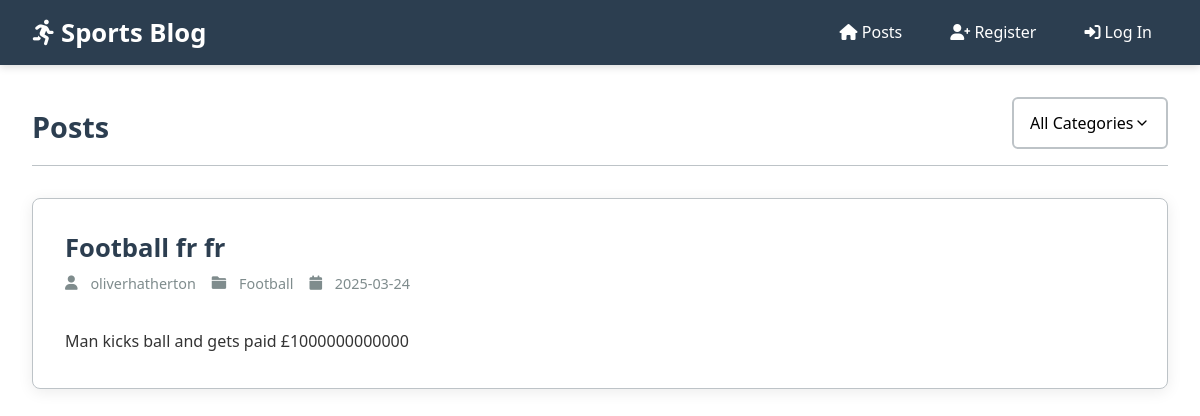
/blog/, run on an earlier commit of the app's database.
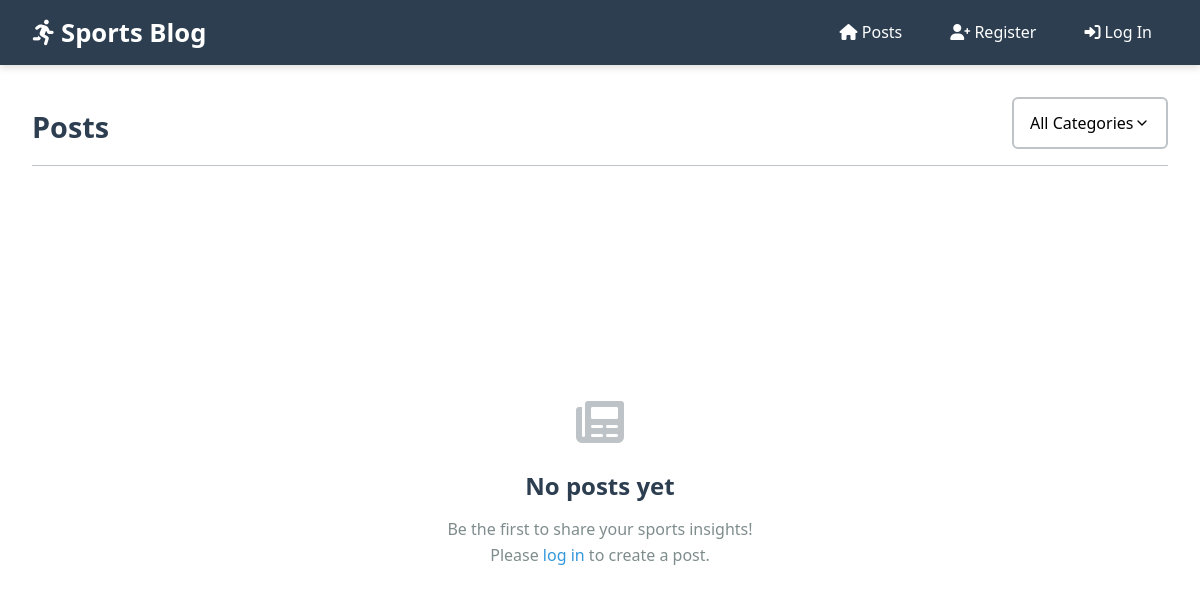
And on a later commit of the database.
### tables this page shows
CREATE TABLE post (
  id INTEGER PRIMARY KEY AUTOINCREMENT,
  author_id INTEGER NOT NULL,
  created TIMESTAMP NOT NULL DEFAULT CURRENT_TIMESTAMP,
  title TEXT NOT NULL,
  body TEXT NOT NULL,
  category_id INTEGER NOT NULL,
  FOREIGN KEY (category_id) REFERENCES category (id),
  FOREIGN KEY (author_id) REFERENCES user (id)
);

CREATE TABLE user (
  id INTEGER PRIMARY KEY AUTOINCREMENT,
  username TEXT UNIQUE NOT NULL,
  password TEXT NOT NULL
);

CREATE TABLE category (
  id INTEGER PRIMARY KEY AUTOINCREMENT,
  name TEXT NOT NULL UNIQUE
);

### sports_blog/blog.py (the view)
@bp.route('/')
def index():
    db = get_db()
    category_id = request.args.get('category', type=int)
    categories = db.execute('SELECT id, name FROM category ORDER BY name').fetchall()
    query = '''SELECT p.id, title, body, created, author_id, username, c.id AS category_id, c.name AS category_name
               FROM post p JOIN user u ON p.author_id = u.id
               LEFT JOIN category c ON p.category_id = c.id'''
    params = []
    if category_id:
        query += ' WHERE c.id = ?'
        params.append(category_id)
    query += ' ORDER BY created DESC'
    posts = db.execute(query, params).fetchall()
    new_posts = []
    for post in posts:
        post = dict(post)
        post["body"] = markdown(post["body"])
        new_posts.append(post)
    return render_template('blog/index.html',
                         posts=new_posts,
                         categories=categories,
                         selected_category=category_id)

### sports_blog/auth.py (called while the page is built)
@bp.before_app_request
def load_logged_in_user():
    user_id = session.get('user_id')
    if user_id is None:
        g.user = None
    else:
        g.user = get_db().execute(
            'SELECT * FROM user WHERE id = ?', (user_id,)
        ).fetchone()

### sports_blog/db.py (called while the page is built)
def get_db():
    if 'db' not in g:
        g.db = sqlite3.connect(
            current_app.config['DATABASE'],
            detect_types=sqlite3.PARSE_DECLTYPES
        )
        g.db.row_factory = sqlite3.Row
    return g.db

### sports_blog/templates/blog/index.html (shortened to what this page needs)
{% extends 'base.html' %}
{% block header %}
<div style="display: flex; justify-content: space-between; align-items: center; width: 100%;">
  <h1>{% block title %}Posts{% endblock %}</h1>
  <div style="display: flex; gap: 1rem; align-items: stretch;">
    <form method="get" style="margin: 0; display: flex; position: relative;">
      <select name="category" class="form-select" onchange="this.form.submit()"
        style="white-space: nowrap; padding-right: 2rem;">
        <option value="">All Categories</option>
      </select>
    </form>
  </div>
</div>
{% endblock %}
{% block content %}
<div class="posts-container">
  {% if posts %} {% for post in posts %}
  <article class="post">
    <header>
      <div>
        <h1>{{ post['title'] }}</h1>
        <div class="about">
          <i class="fas fa-user"></i> {{ post['username'] }}
          <i class="fas fa-folder ml-2"></i> {{ post['category_name'] }}
          <i class="fas fa-calendar ml-2"></i> {{
          post['created'].strftime('%Y-%m-%d') }}
        </div>
      </div>
    </header>
    <div class="body">{{ post['body'] | safe }}</div>
  </article>
   {% endfor %} {% else %}
  <div class="empty-state">
    <i class="fas fa-newspaper fa-3x"></i>
    <h2>No posts yet</h2>
    <p>Be the first to share your sports insights!</p>
    {% if g.user %}
    <a class="action mt-3" href="{{ url_for('blog.create') }}">Create a post</a>
    {% else %}
    <p>
      Please <a href="{{ url_for('auth.login') }}">log in</a> to create a post.
    </p>
    {% endif %}
  </div>
  {% endif %}
</div>
{% endblock %}

### sports_blog/templates/base.html (shortened to what this page needs)
<!DOCTYPE html>
<html lang="en">
<head>
  <link rel="stylesheet" href="https://cdnjs.cloudflare.com/ajax/libs/font-awesome/6.0.0/css/all.min.css" />
  <link rel="stylesheet" href="{{ url_for('static', filename='style.css') }}" />
</head>
<body>
  <nav>
    <h1><a href="{{ url_for('home.index') }}" style="text-decoration: none; color: #fff;"><i class="fas fa-running"></i>
        Sports
        Blog</a></h1>
    <ul>
      <li>
        <a href="{{ url_for('blog.index') }}"><i class="fas fa-home"></i> Posts</a>
      </li>
      {% if g.user %}
      <li>
        <a href="{{ url_for('blog.account') }}"><span><i class="fas fa-user"></i> {{ g.user['username'] }}</span></a>
      </li>
      <li>
        <a href="{{ url_for('auth.logout') }}"><i class="fas fa-sign-out-alt"></i> Log Out</a>
      </li>
      {% else %}
      <li>
        <a href="{{ url_for('auth.register') }}"><i class="fas fa-user-plus"></i> Register</a>
      </li>
      <li>
        <a href="{{ url_for('auth.login') }}"><i class="fas fa-sign-in-alt"></i> Log In</a>
      </li>
      {% endif %}
  </nav>
  <section class="content">
    <header>{% block header %}{% endblock %}</header>
     {% block content %}{% endblock %}
  </section>
</body>
</html>

### sports_blog/static/style.css (style rules this page uses)
:root { --primary: #3498db; --primary-dark: #2980b9; --secondary: #2c3e50; --light-bg: #eaeef2; --white: #ffffff; --text: #333333; --light-text: #7f8c8d; --danger: #e74c3c; --border: #bdc3c7; --success: #27ae60; --hover-bg: #f5f7fa; }
* { box-sizing: border-box; margin: 0; padding: 0; }
html { font-family: system-ui, -apple-system, BlinkMacSystemFont, "Segoe UI", Roboto, Oxygen, Ubuntu, Cantarell, "Open Sans", "Helvetica Neue", sans-serif; background: var(--light-bg); line-height: 1.6; height: 100%; }
body { max-width: 1200px; margin: 0 auto; background: var(--white); box-shadow: 0 4px 20px rgba(0, 0, 0, 0.1); color: var(--text); min-height: 100%; display: flex; flex-direction: column; }
h1, h2, h3, h4, h5 { font-weight: 600; color: var(--secondary); margin-bottom: 0.5rem; line-height: 1.3; }
h1 { font-size: 1.8rem; }
a { color: var(--primary); text-decoration: none; transition: all 0.3s ease; }
nav { background: var(--secondary); display: flex; align-items: center; padding: 1rem 2rem; box-shadow: 0 2px 8px rgba(0, 0, 0, 0.15); }
nav h1 { flex: auto; margin: 0; color: var(--white); font-size: 1.6rem; }
nav ul { display: flex; list-style: none; }
nav ul li { margin-left: 1rem; }
nav ul li a, nav ul li span { color: var(--white); padding: 0.5rem 1rem; border-radius: 4px; transition: background-color 0.3s; }
.content { padding: 2rem; flex: 1; display: flex; flex-direction: column; }
.content > header { display: flex; align-items: center; justify-content: space-between; margin-bottom: 2rem; padding-bottom: 0.5rem; border-bottom: 1px solid var(--border); }
.content > header h1 { margin: 0; }
.posts-container { flex: 1; display: flex; flex-direction: column; gap: 1rem; }
.empty-state { display: flex; flex-direction: column; align-items: center; justify-content: center; flex: 1; padding: 5rem 0; color: var(--light-text); text-align: center; }
.empty-state i { margin-bottom: 1.5rem; color: var(--border); }
.empty-state h2 { margin-bottom: 1rem; color: var(--secondary); }
form { display: flex; flex-direction: column; width: 100%; }
.form-select { padding: 0.8rem 1rem; margin-bottom: 0.5rem; border: 2px solid var(--border); border-radius: 6px; font-family: inherit; font-size: 1rem; width: 100%; transition: all 0.3s ease; background-color: var(--white); cursor: pointer; appearance: none; background-repeat: no-repeat; background-position: right 1rem center; background-size: 1em; }

What changed in the data, as far as the page shows it:
removed post: title "Football fr fr", username "oliverhatherton", category_name "Football", created "2025-03-24", body "Man kicks ball and gets paid £1000000000000"
Also different on the page:
text now shown: "No posts yet Be the first to share your sports insights! Please log in to create a post."
